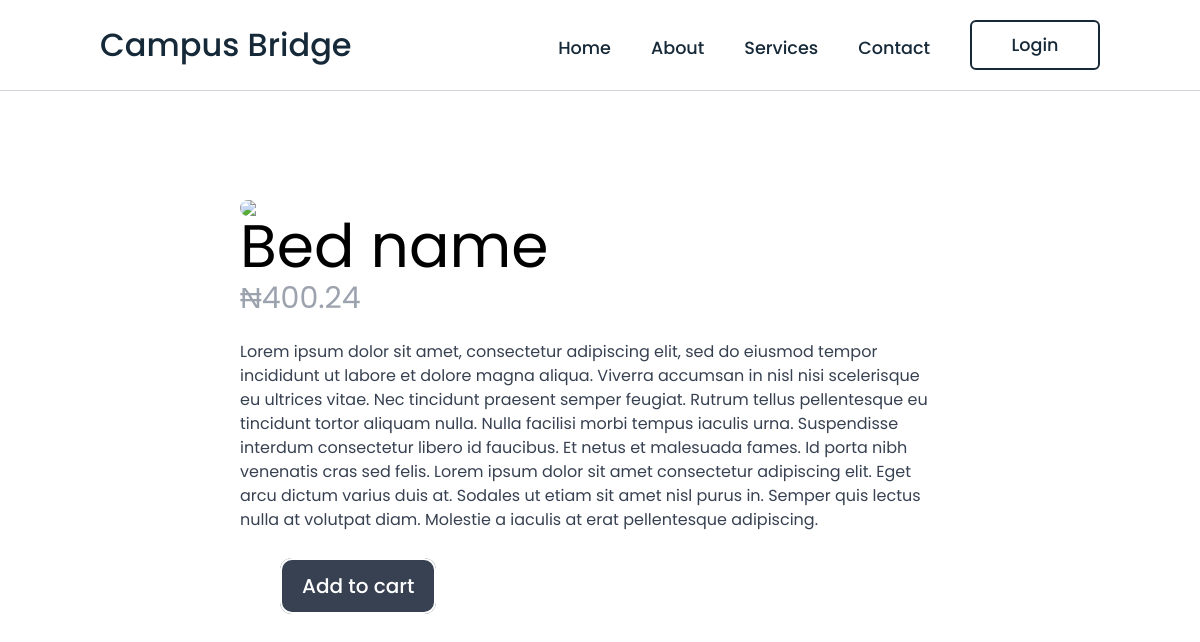
The page /shop/Beds/ on the database its author committed.
### product/models.py (models this page shows, shortened)
class Product(models.Model):
    category = models.ForeignKey(Category, related_name='products', on_delete=models.CASCADE)
    name = models.CharField(max_length=255)
    slug = models.SlugField()
    description = models.TextField(blank=True)
    price = models.DecimalField(max_digits=10, decimal_places=2)
    stock = models.IntegerField()
    available = models.BooleanField(default=True)
    created = models.DateTimeField(auto_now_add=True)
    updated = models.DateTimeField(auto_now=True)
    class Meta:
        ordering = ('-created',)
    def get_display_price(self):
        return self.price

### product/views.py (the view)
# urls.py: path('shop/<slug:slug>/', product, name='product'),
def product(request, slug):
    product = get_object_or_404(Product, slug=slug)
    context = {
        'product': product,
    }
    return render(request, 'product/product.html', context)

### product/templates/product/product.html
{% extends "main/base_shop.html" %}
{% block content %}
<div class="max-w-6xl mx-auto flex flex-wrap py-6 px-6 xl:px-0">
    <div class="left-14 top-36 images mb-0 w-2/6">
        <img class="rounded-xl ml-0" src="https://www.getmulberry.com/pseo-static/production/image-collection/request_hash=597acaffbbe611c04a027afd5aeaae5bce007c559f73abd17211498f77b6117f/image_hash=d193494d9f7f7fa266bebb4a04a829ea3ce6c3eed0f7404b70437da15e8e2f80/raw_img.jpg">
    </div>
    <div style="width: 44rem" class="information right-32 top-32">
        <h1 class="text-6xl">{{ product.name }}</h1>
        <p class="mt-1 text-3xl text-gray-400">₦{{ product.get_display_price }}</p>
        {% if product.description %}
            <p class="mt-6 mb-10 text-gray-700">{{ product.description }}</p>
        {% endif %}
        <div>
            <a href="#" class="py-3 px-5 w-52 h-20 bg-gray-700 border-white border-2 outline-none rounded-xl cursor-pointer text-xl text-white font-medium ml-10 duration-500 hover:bg-gray-400">
                Add to cart
            </a>
        </div>
</div>
{% endblock %}

### main/templates/main/Base_shop.html (shortened to what this page needs)
<!DOCTYPE html>
<html lang="en">
<head>
    <link rel = 'stylesheet' href='../../static/css/styles_shop.css'>
    <script src="https://cdn.tailwindcss.com"></script>
    <header class="flex justify-between items-center border-gray-300">
        <h2 class="logo">Campus Bridge</h2>
        <nav class="navigation flex">
            <a id="header-item" href="{% url "index" %}">Home</a>
            <a id="header-item" href="{% url "shop" %}">About</a>
            <a id="header-item" href="#">Services</a>
            <a id="header-item" href="#">Contact</a>
            <div class="flex" id="options">
                {% if user.is_authenticated %}
                <!a href="#" class="no-underline">
                    <svg xmlns="http://www.w3.org/2000/svg" fill="none" viewBox="0 0 24 24" stroke-width="1.5" stroke="currentColor" class="w-6 h-6">
                        <path stroke-linecap="round" stroke-linejoin="round" d="M17.982 18.725A7.488 7.488 0 0012 15.75a7.488 7.488 0 00-5.982 2.975m11.963 0a9 9 0 10-11.963 0m11.963 0A8.966 8.966 0 0112 21a8.966 8.966 0 01-5.982-2.275M15 9.75a3 3 0 11-6 0 3 3 0 016 0z" />
                    </svg>
                </a>
                <a href="#" class="no-underline">
                    <svg xmlns="http://www.w3.org/2000/svg" fill="none" viewBox="0 0 24 24" stroke-width="1.5" stroke="currentColor" class="w-6 h-6">
                        <path stroke-linecap="round" stroke-linejoin="round" d="M2.25 3h1.386c.51 0 .955.343 1.087.835l.383 1.437M7.5 14.25a3 3 0 00-3 3h15.75m-12.75-3h11.218c1.121-2.3 2.1-4.684 2.924-7.138a60.114 60.114 0 00-16.536-1.84M7.5 14.25L5.106 5.272M6 20.25a.75.75 0 11-1.5 0 .75.75 0 011.5 0zm12.75 0a.75.75 0 11-1.5 0 .75.75 0 011.5 0z" />
                    </svg>
                </a>
                <button onClick= 'location.href="/logout"' class='btnLogin-popup'>Logout</button>
                {% else %}
                <button onClick= 'location.href="/login"' class='btnLogin-popup'>Login</button>
                {% endif %}
            </div>
        </nav>
    </header>
</head>
<body>
    <div>
        <main>
            {% block content %}
            {% endblock %}
        </main>
    </div>
</body>
</html>

### main/static/css/styles_shop.css (style rules this page uses)
* { margin: 0; padding: 0; box-sizing: border-box; font-family: 'Poppins', sans-serif; }
header { position: fixed; top: 0; left: 0; width: 100%; padding: 20px 100px; display: flex; justify-content: space-between; align-items: center; z-index: 1; border-bottom-width: 1px; background-color:#fff; }
.logo { font-size: 2em; font-weight: 500; color: #162938; user-select: none; }
.navigation a { position: relative; font-size: 1.1em; color: #162938; text-decoration: none; font-weight: 500; margin-left: 40px; padding-top: 15px; }
#header-item { position: relative; font-size: 1.1em; color: #162938; text-decoration: none; font-weight: 500; margin-left: 40px; }
#header-item::after { content: ''; position: absolute; left: 0; bottom: -6px; width: 100%; height: 3px; background: #162938; border-radius: 5px; transform-origin: right; transform: scaleX(0); transition: transform .5s; }
.navigation .btnLogin-popup { width: 130px; height: 50px; background: transparent; border: 2px solid #162938; outline: none; border-radius: 6px; cursor: pointer; font-size: 1.1em; color: #162938; font-weight: 500; margin-left: 40px; transition: .5s; }
body { display: flex; flex-direction: column; align-items: center; justify-content: center; min-height: 100vh; background: white; }

### rows shown on the page
Product: name "Bed name", get_display_price "400.24", description "Lorem ipsum dolor sit amet, consectetur adipiscing elit, sed do eiusmod tempor incididunt ut labore et dolore magna aliqua. Viverra accumsan in nisl nisi scelerisque eu ultrices vitae. Nec tincidunt praesent semper feugiat. Rutrum tellus pellentesque eu tincidunt tortor aliquam nulla. Nulla facilisi morbi tempus iaculis urna. Suspendisse interdum consectetur libero id faucibus. Et netus et malesuada fames. Id porta nibh venenatis cras sed felis. Lorem ipsum dolor sit amet consectetur adipiscing elit. Eget arcu dictum varius duis at. Sodales ut etiam sit amet nisl purus in. Semper quis lectus nulla at volutpat diam. Molestie a iaculis at erat pellentesque adipiscing."
